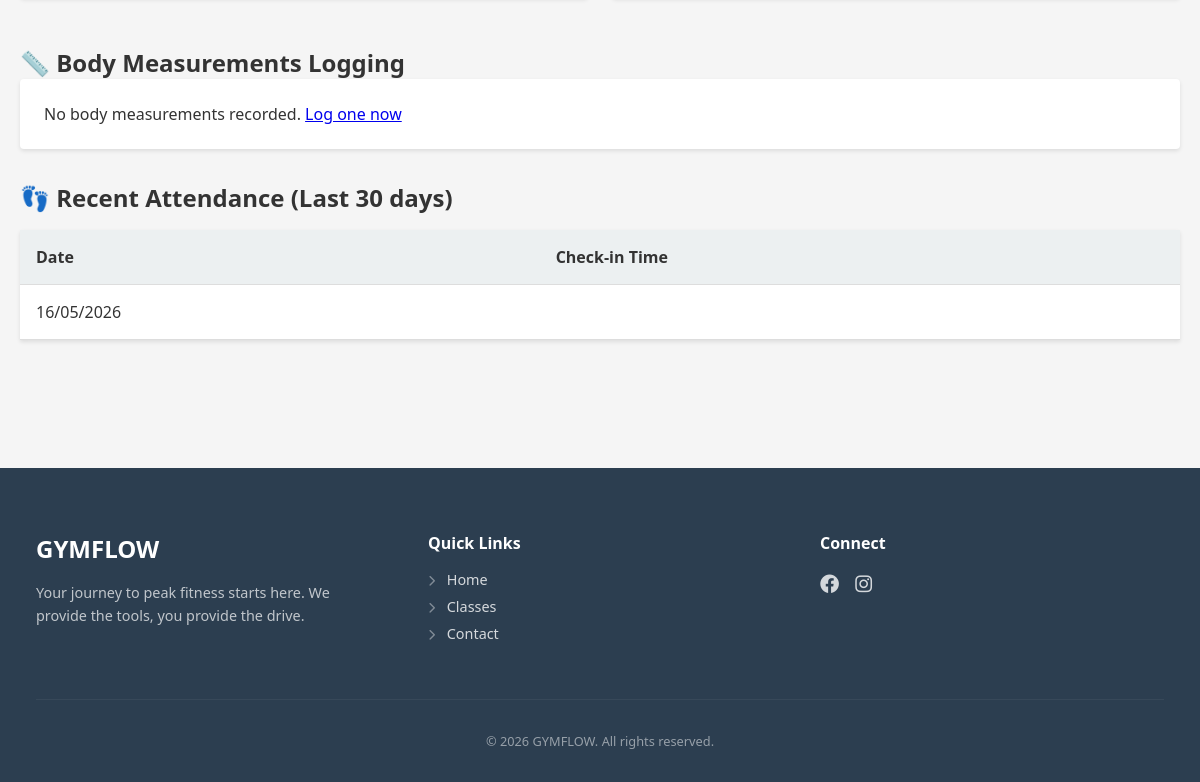
Page /members/14/ (signed in, lower part) on the earlier database version.
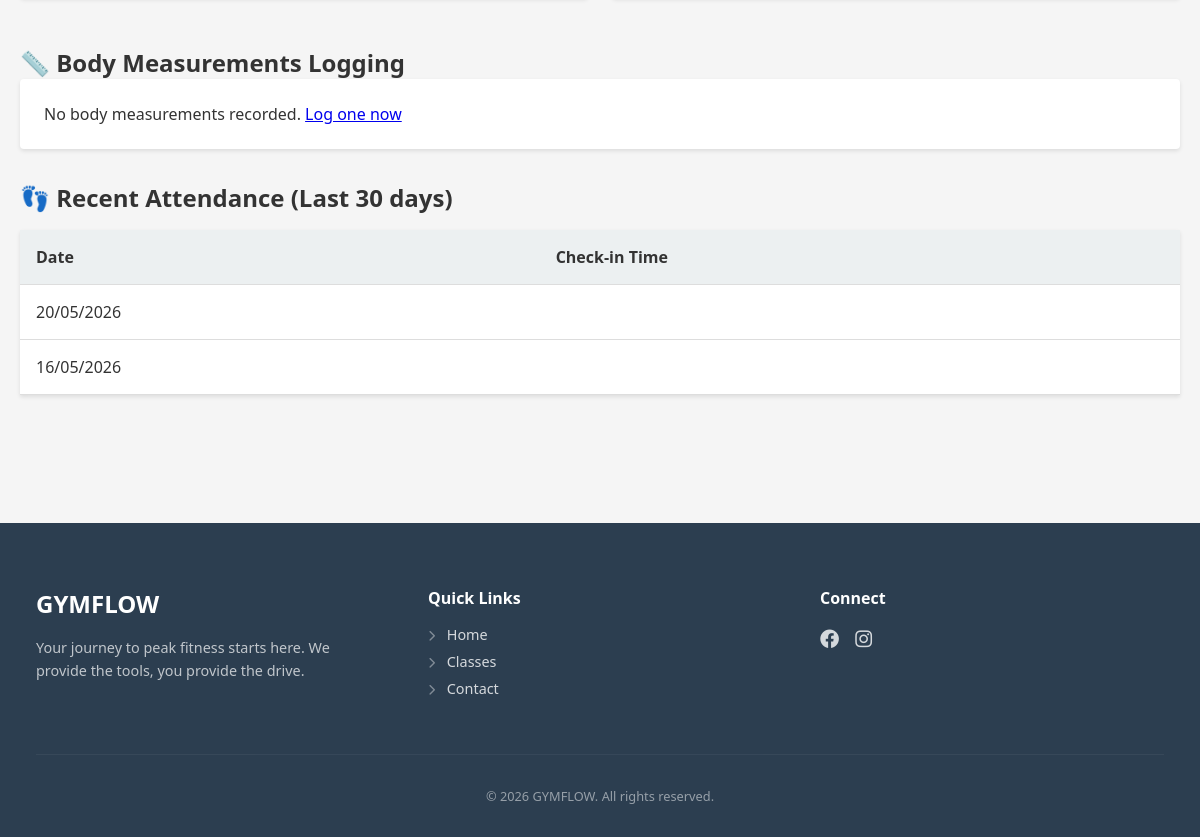
Same page on the later database version.
### base/gym/models.py (models this page shows)
class Attendance(models.Model):
    branch = models.ForeignKey(Branch, on_delete=models.CASCADE, related_name="attendance_records", null=True, blank=True)
    member = models.ForeignKey("Member", on_delete=models.CASCADE)
    date = models.DateField(default=timezone.now, db_index=True)  # DateField so unique_together works per day
    class Meta:
        unique_together = ("member", "date")  # one check-in per day

### base/gym/views/members.py (the view)
# urls.py: path("members/<int:member_id>/", views.member_detail, name="member_detail"),
@login_required
def member_detail(request, member_id):
    member = get_object_or_404(Member, id=member_id)
    memberships = member.memberships.all()
    payments = member.payments.all()
    attendance = member.attendance_set.all().order_by("-date")[:30]
    measurements = member.measurements.all().order_by("-date")
    try:
        diet_plan = member.diet_plan
    except DietPlan.DoesNotExist:
        diet_plan = None
    workout_plans = member.workout_plans.all()
    return render(
        request,
        "gym/member_detail.html",
        {
            "member": member,
            "memberships": memberships,
            "payments": payments,
            "attendance": attendance,
            "measurements": measurements,
            "diet_plan": diet_plan,
            "workout_plans": workout_plans,
        },
    )

### base/gym/context_processors.py (called while the page is built)
def branch_context(request):
    active_branch_id = request.session.get('active_branch_id')
    active_branch = None
    if active_branch_id:
        try:
            active_branch = Branch.objects.get(id=active_branch_id)
        except Branch.DoesNotExist:
            pass
    return {
        'all_branches': Branch.objects.all(),
        'active_branch': active_branch,
    }

### base/gym/models.py (called while the page is built)
    @property
    def plan_name(self):
        if self.Membership and self.Membership.plan:
            return self.Membership.plan.name
        return "N/A"

    @property
    def balance(self):
        if self.Membership and self.Membership.plan:
            total_paid = Payment.objects.filter(
                Membership=self.Membership,
                id__lte=self.id
            ).aggregate(total=models.Sum('amount'))['total'] or 0
            return self.Membership.plan.price - total_paid
        return 0

### base/templates/gym/member_detail.html (shortened to what this page needs)
{% extends 'gym/base.html' %}
{% block content %}
<div style="display: grid; grid-template-columns: repeat(auto-fit, minmax(300px, 1fr)); gap: 1.5rem; margin-top: 2rem;">
</div>
<h2 style="margin-top: 2rem;">📏 Body Measurements Logging</h2>
{% if measurements %}
<table>
    <thead>
        <tr>
            <th>Date</th>
            <th>Weight (kg)</th>
            <th>Height (cm)</th>
            <th>Body Fat (%)</th>
            <th>BMI</th>
            <th>Actions</th>
        </tr>
    </thead>
    <tbody>
        {% for m in measurements %}
        <tr>
            <td>{{ m.date|date:"d/m/Y" }}</td>
            <td>{{ m.weight }}</td>
            <td>{{ m.height|default:"-" }}</td>
            <td>{{ m.body_fat|default:"-" }}</td>
            <td>{{ m.bmi|default:"-" }}</td>
            <td>
                <div class="actions">
                    <a href="{% url 'measurement_delete' m.id %}" class="btn btn-danger">Delete</a>
                </div>
            </td>
        </tr>
        {% endfor %}
    </tbody>
</table>
<div style="margin-top: 1rem;">
    <a href="{% url 'measurement_create' member.id %}" class="btn">Log New Measurement</a>
</div>
{% else %}
<div class="card">
    <p>No body measurements recorded. <a href="{% url 'measurement_create' member.id %}">Log one now</a></p>
</div>
{% endif %}
<h2 style="margin-top: 2rem;">👣 Recent Attendance (Last 30 days)</h2>
{% if attendance %}
<table>
    <thead>
        <tr>
            <th>Date</th>
            <th>Check-in Time</th>
        </tr>
    </thead>
    <tbody>
        {% for a in attendance %}
        <tr>
            <td>{{ a.date|date:"d/m/Y" }}</td>
            <td>{{ a.date|time:"H:i" }}</td>
        </tr>
        {% endfor %}
    </tbody>
</table>
{% else %}
<div class="card">
    <p>No attendance records yet.</p>
</div>
{% endif %}
{% endblock %}

### base/templates/gym/base.html (shortened to what this page needs)
{% load static %}
<!DOCTYPE html>
<html lang="en">
<head>
    <link rel="stylesheet" href="https://cdnjs.cloudflare.com/ajax/libs/font-awesome/6.4.0/css/all.min.css">
    <link rel="stylesheet" href="{% static 'gym/css/portal.css' %}">
</head>
<body>
    <div class="container">
        {% block content %}{% endblock %}
    </div>
    <footer style="background: #2c3e50; color: white; padding: 4rem 1rem 2rem; margin-top: 8rem;">
        <div class="container">
            <div style="display: grid; grid-template-columns: repeat(auto-fit, minmax(200px, 1fr)); gap: 3rem;">
                <div>
                    <div style="font-size: 1.5rem; font-weight: 800; margin-bottom: 1rem;">GYMFLOW</div>
                    <p style="opacity: 0.7; font-size: 0.9rem; line-height: 1.6;">Your journey to peak fitness starts
                        here. We provide the tools, you provide the drive.</p>
                </div>
                <div>
                    <h4 style="margin-bottom: 1rem;">Quick Links</h4>
                    <ul style="list-style: none; padding: 0; opacity: 0.8; font-size: 0.9rem;">
                        <li style="margin-bottom: 0.5rem;">
                            <a href="{% url 'home' %}" style="color: inherit; text-decoration: none;">
                                <i class="fas fa-chevron-right"
                                    style="font-size: 0.7rem; margin-right: 8px; opacity: 0.5;"></i> Home
                            </a>
                        </li>
                        <li style="margin-bottom: 0.5rem;">
                            <a href="{% url 'class_schedule' %}" style="color: inherit; text-decoration: none;">
                                <i class="fas fa-chevron-right"
                                    style="font-size: 0.7rem; margin-right: 8px; opacity: 0.5;"></i> Classes
                            </a>
                        </li>
                        <li style="margin-bottom: 0.5rem;">
                            <a href="{% url 'contact' %}" style="color: inherit; text-decoration: none;">
                                <i class="fas fa-chevron-right"
                                    style="font-size: 0.7rem; margin-right: 8px; opacity: 0.5;"></i> Contact
                            </a>
                        </li>
                    </ul>
                </div>
                <div>
                    <h4 style="margin-bottom: 1rem;">Connect</h4>
                    <div style="display: flex; gap: 1rem; font-size: 1.2rem;">
                        <a href="#" style="color: white; opacity: 0.8;"><i class="fab fa-facebook"></i></a>
                        <a href="#" style="color: white; opacity: 0.8;"><i class="fab fa-instagram"></i></a>
                    </div>
                </div>
            </div>
            <div
                style="border-top: 1px solid rgba(255,255,255,0.1); margin-top: 3rem; padding-top: 2rem; text-align: center; opacity: 0.5; font-size: 0.8rem;">
                &copy; 2026 GYMFLOW. All rights reserved.
            </div>
        </div>
    </footer>
</body>
</html>

### static/gym/css/portal.css (style rules this page uses)
:root { --portal-bg: #f8faff; --primary-gradient: linear-gradient(135deg, #6366f1 0%, #a855f7 100%); --secondary-gradient: linear-gradient(135deg, #3b82f6 0%, #2dd4bf 100%); --accent-gradient: linear-gradient(135deg, #f59e0b 0%, #ef4444 100%); --glass-bg: rgba(255, 255, 255, 0.7); --glass-border: rgba(255, 255, 255, 0.4); --card-shadow: 0 10px 30px -5px rgba(0, 0, 0, 0.1); --text-main: #1e293b; --text-muted: #64748b; }
body { background-color: var(--portal-bg); color: var(--text-main); font-family: 'Inter', -apple-system, BlinkMacSystemFont, 'Segoe UI', Roboto, sans-serif; }

### base/templates/gym/base.html (style rules this page uses)
* { margin: 0; padding: 0; box-sizing: border-box; }
body { font-family: 'Segoe UI', Tahoma, Geneva, Verdana, sans-serif; background-color: #f5f5f5; color: #333; }
.container { max-width: 1200px; margin: 0 auto; padding: 0 20px; }
table { width: 100%; border-collapse: collapse; margin: 1rem 0; background: white; box-shadow: 0 2px 4px rgba(0, 0, 0, 0.1); }
th, td { padding: 1rem; text-align: left; border-bottom: 1px solid #ddd; }
th { background-color: #ecf0f1; font-weight: 600; }
.card { background: white; padding: 1.5rem; border-radius: 4px; box-shadow: 0 2px 4px rgba(0, 0, 0, 0.1); margin-bottom: 1rem; }

Differences in the rows shown:
added Attendance: date "20/05/2026"
